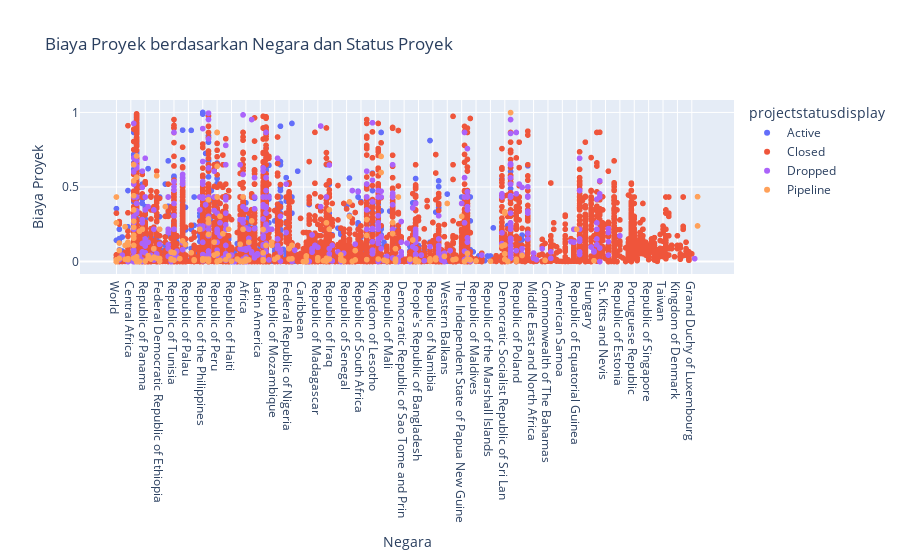

Source (notebook cell):
### Code cell
fig = px.scatter(data, x='countryname', y='lendprojectcost', color='projectstatusdisplay',
                 title='Biaya Proyek berdasarkan Negara dan Status Proyek',
                 labels={'lendprojectcost': 'Biaya Proyek', 'countryname': 'Negara'},
                 category_orders={'projectstatusdisplay': ['Active', 'Closed', 'Cancelled', 'Dropped', 'Pipeline']})
fig.show()

### Figure 1 — Plotly figure (JSON) as saved in the notebook; plotly's stock layout.template omitted (floating-point values rounded to 4 significant figures; data arrays with more than 128 entries replaced by an {"elided": "..."} marker saying what was removed)
{"data": [{"hovertemplate": "projectstatusdisplay=Active<br>Negara=%{x}<br>Biaya Proyek=%{y}<extra></extra>", "legendgroup": "Active", "marker": {"color": "#636efa", "symbol": "circle"}, "mode": "markers", "name": "Active", "showlegend": true, "type": "scattergl", "x": {"elided": "1094 str values"}, "xaxis": "x", "y": {"elided": "1094 float values"}, "yaxis": "y"}, {"hovertemplate": "projectstatusdisplay=Closed<br>Negara=%{x}<br>Biaya Proyek=%{y}<extra></extra>", "legendgroup": "Closed", "marker": {"color": "#EF553B", "symbol": "circle"}, "mode": "markers", "name": "Closed", "showlegend": true, "type": "scattergl", "x": {"elided": "6633 str values"}, "xaxis": "x", "y": {"elided": "6633 float values"}, "yaxis": "y"}, {"hovertemplate": "projectstatusdisplay=Dropped<br>Negara=%{x}<br>Biaya Proyek=%{y}<extra></extra>", "legendgroup": "Dropped", "marker": {"color": "#ab63fa", "symbol": "circle"}, "mode": "markers", "name": "Dropped", "showlegend": true, "type": "scattergl", "x": {"elided": "453 str values"}, "xaxis": "x", "y": {"elided": "453 float values"}, "yaxis": "y"}, {"hovertemplate": "projectstatusdisplay=Pipeline<br>Negara=%{x}<br>Biaya Proyek=%{y}<extra></extra>", "legendgroup": "Pipeline", "marker": {"color": "#FFA15A", "symbol": "circle"}, "mode": "markers", "name": "Pipeline", "showlegend": true, "type": "scattergl", "x": {"elided": "195 str values"}, "xaxis": "x", "y": {"elided": "195 float values"}, "yaxis": "y"}], "layout": {"legend": {"title": {"text": "projectstatusdisplay"}, "tracegroupgap": 0}, "title": {"text": "Biaya Proyek berdasarkan Negara dan Status Proyek"}, "xaxis": {"anchor": "y", "domain": [0, 1], "title": {"text": "Negara"}}, "yaxis": {"anchor": "x", "domain": [0, 1], "title": {"text": "Biaya Proyek"}}}}
